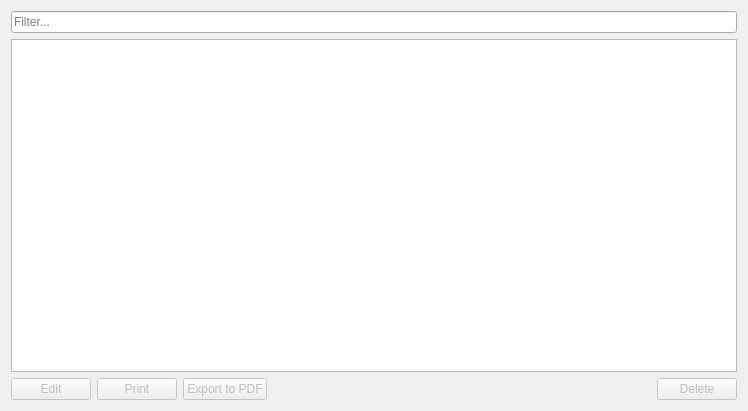
<?xml version="1.0" encoding="UTF-8"?>
<ui version="4.0">
 <class>LetterWidget</class>
 <widget class="QWidget" name="LetterWidget">
  <property name="geometry">
   <rect>
    <x>0</x>
    <y>0</y>
    <width>748</width>
    <height>411</height>
   </rect>
  </property>
  <property name="windowTitle">
   <string>Form</string>
  </property>
  <layout class="QVBoxLayout" name="verticalLayout">
   <item>
    <widget class="QLineEdit" name="leFilter">
     <property name="placeholderText">
      <string>Filter...</string>
     </property>
    </widget>
   </item>
   <item>
    <layout class="QHBoxLayout" name="hLayout_tbl">
     <item>
      <widget class="QTableView" name="tblLetters">
       <property name="selectionMode">
        <enum>QAbstractItemView::SingleSelection</enum>
       </property>
       <property name="selectionBehavior">
        <enum>QAbstractItemView::SelectRows</enum>
       </property>
       <attribute name="horizontalHeaderStretchLastSection">
        <bool>true</bool>
       </attribute>
      </widget>
     </item>
    </layout>
   </item>
   <item>
    <layout class="QHBoxLayout" name="horizontalLayout">
     <item>
      <widget class="QPushButton" name="btnEdit">
       <property name="enabled">
        <bool>false</bool>
       </property>
       <property name="text">
        <string>Edit</string>
       </property>
       <property name="icon">
        <iconset resource="../../resources.qrc">
         <normaloff>:/icon/edit</normaloff>:/icon/edit</iconset>
       </property>
      </widget>
     </item>
     <item>
      <widget class="QPushButton" name="btnPrint">
       <property name="enabled">
        <bool>false</bool>
       </property>
       <property name="text">
        <string>Print</string>
       </property>
       <property name="icon">
        <iconset resource="../../resources.qrc">
         <normaloff>:/icon/print</normaloff>:/icon/print</iconset>
       </property>
      </widget>
     </item>
     <item>
      <widget class="QPushButton" name="btnExport">
       <property name="enabled">
        <bool>false</bool>
       </property>
       <property name="text">
        <string>Export to PDF</string>
       </property>
       <property name="icon">
        <iconset resource="../../resources.qrc">
         <normaloff>:/icon/save</normaloff>:/icon/save</iconset>
       </property>
      </widget>
     </item>
     <item>
      <spacer name="horizontalSpacer">
       <property name="orientation">
        <enum>Qt::Horizontal</enum>
       </property>
       <property name="sizeHint" stdset="0">
        <size>
         <width>40</width>
         <height>20</height>
        </size>
       </property>
      </spacer>
     </item>
     <item>
      <widget class="QPushButton" name="btnDelete">
       <property name="enabled">
        <bool>false</bool>
       </property>
       <property name="text">
        <string>Delete</string>
       </property>
       <property name="icon">
        <iconset resource="../../resources.qrc">
         <normaloff>:/icon/delete</normaloff>:/icon/delete</iconset>
       </property>
      </widget>
     </item>
    </layout>
   </item>
  </layout>
 </widget>
 <resources>
  <include location="../../resources.qrc"/>
 </resources>
 <connections/>
</ui>
